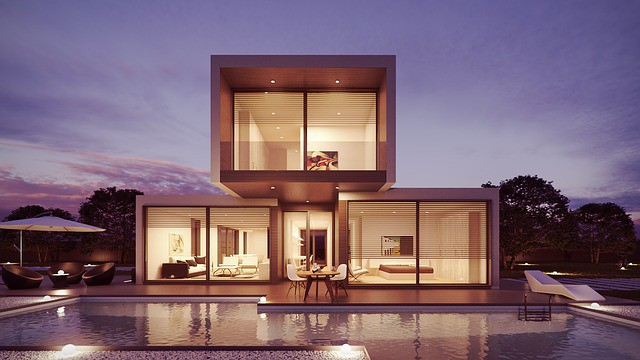
#> input picture house.jpeg.jpeg, 640 x 360 px
$ python vintage.py
#> lines starting #> are read from the running program, lines starting #| are printed output that depends on the picture
import cv2
import numpy as np
from matplotlib import pyplot as plt
im = cv2.imread('house.jpeg.jpeg')
#> im is the input picture: shape (360, 640, 3); mean B, G, R 115, 102.1, 127.1
rows, cols = im.shape[:2]
#> rows = 360; cols = 640
# create a gaussian filter
Kernel_x = cv2.getGaussianKernel(cols,200)
Kernel_y = cv2.getGaussianKernel(rows,200)
Kernel = Kernel_y * Kernel_x.T
filter = 255 * Kernel / np.linalg.norm(Kernel)
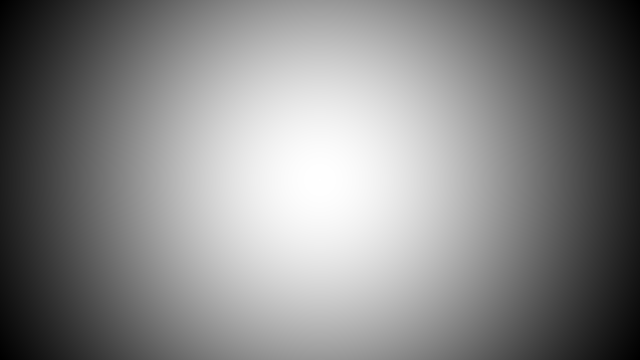
#> Kernel: shape (360, 640) float64; min 1.32e-06, max 7.07e-06, mean 4.34e-06; drawn with min black and max white
vintage_im = np.copy(im)
# for each channel in the input image, we will apply the above filter
for i in range(3):
    vintage_im[:,:,i] = vintage_im[:,:,i] * filter
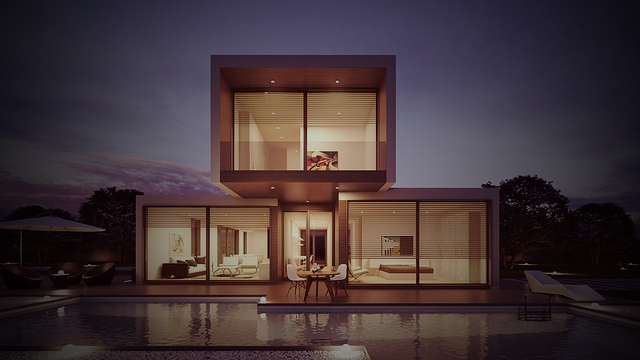
#> vintage_im: shape (360, 640, 3); mean B, G, R 56.9, 53.3, 67.3
plt.imshow(vintage_im)
plt.show()

$ run again, with flower.jpeg.jpeg copied over house.jpeg.jpeg
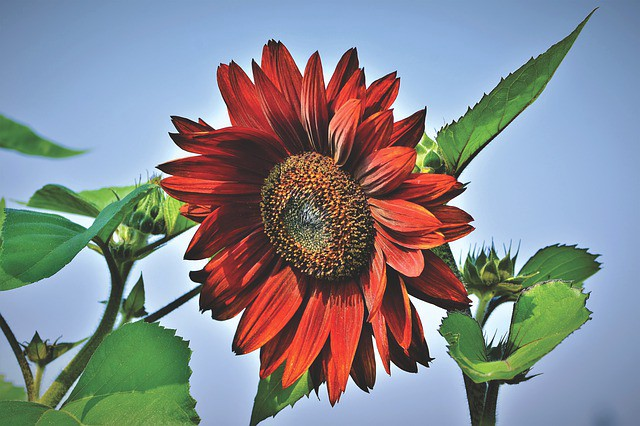
#> input picture flower.jpeg.jpeg, 640 x 426 px
#> im is the input picture: shape (426, 640, 3); mean B, G, R 141.6, 136.7, 132.9
#> `filter = 255 * Kernel / np.linalg.norm(Kernel)`:
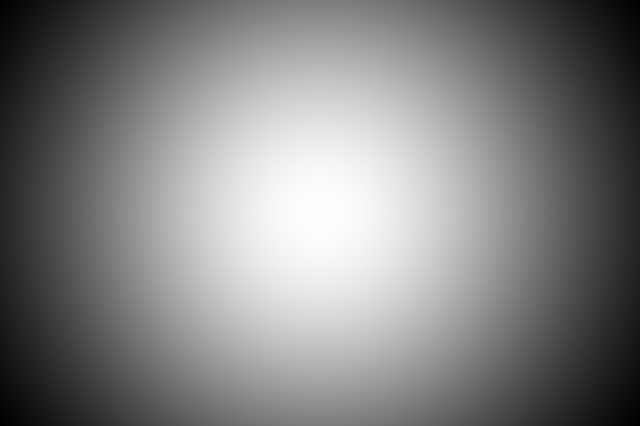
#> Kernel: shape (426, 640) float64; min 9.95e-07, max 6.27e-06, mean 3.67e-06; drawn with min black and max white
#> after the loop `for i in range(3):`:
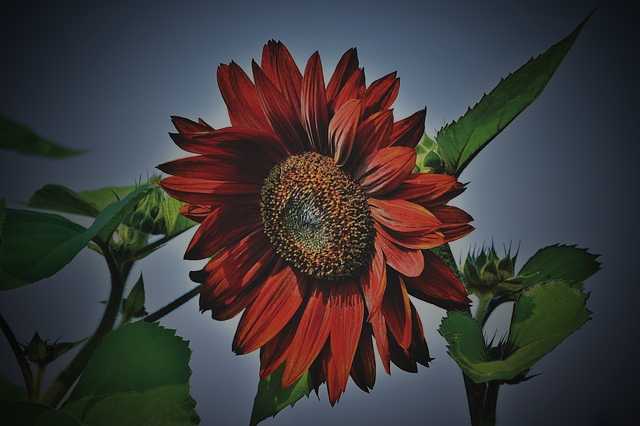
#> vintage_im: shape (426, 640, 3); mean B, G, R 58.3, 57.6, 61.4

$ run again, with fruit.jpeg.jpeg copied over house.jpeg.jpeg
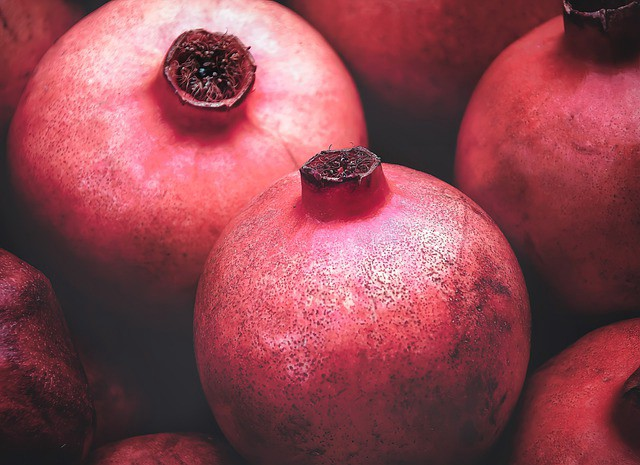
#> input picture fruit.jpeg.jpeg, 640 x 465 px
#> im is the input picture: shape (465, 640, 3); mean B, G, R 81.3, 71.5, 143.7
#> `filter = 255 * Kernel / np.linalg.norm(Kernel)`:
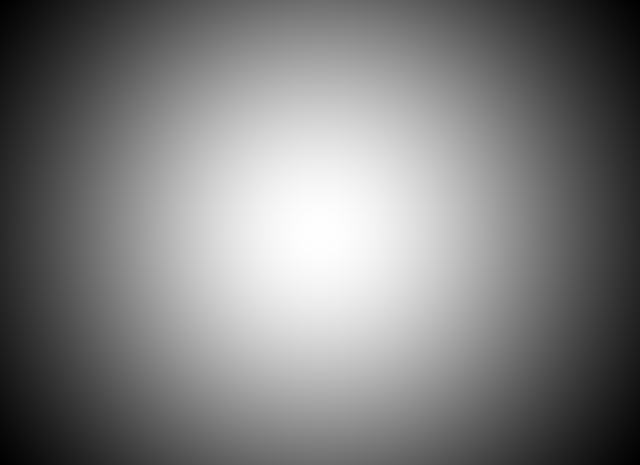
#> Kernel: shape (465, 640) float64; min 8.43e-07, max 5.92e-06, mean 3.36e-06; drawn with min black and max white
#> after the loop `for i in range(3):`:
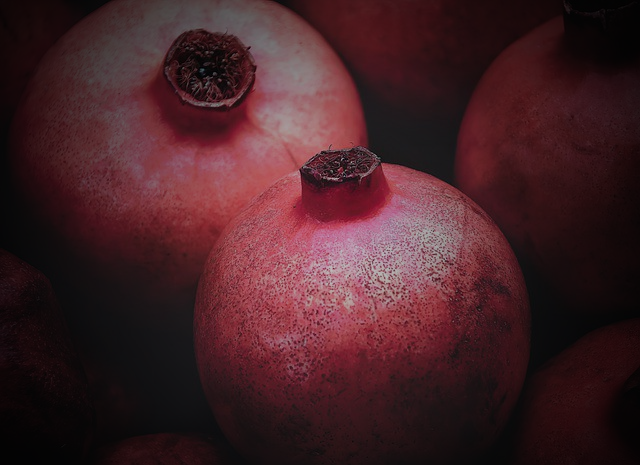
#> vintage_im: shape (465, 640, 3); mean B, G, R 38.6, 33.8, 67.4
